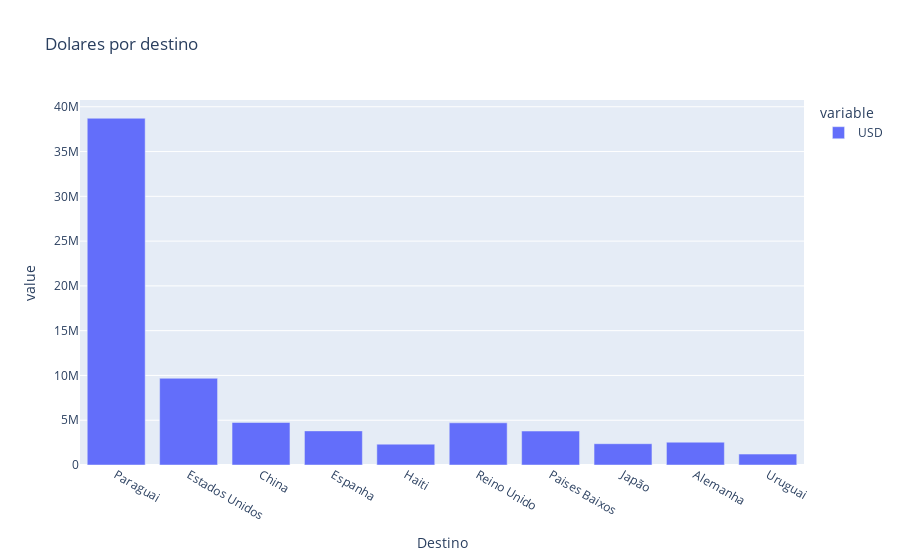

Source (notebook cell):
### Code cell
fig = px.bar(df_total_top10, x='Destino', y=['USD'], title='Dolares por destino')
fig.show()

### Figure 1 — Plotly figure (JSON) as saved in the notebook; plotly's stock layout.template omitted (floating-point values rounded to 4 significant figures)
{"data": [{"alignmentgroup": "True", "hovertemplate": "variable=USD<br>Destino=%{x}<br>value=%{y}<extra></extra>", "legendgroup": "USD", "marker": {"color": "#636efa", "pattern": {"shape": ""}}, "name": "USD", "offsetgroup": "USD", "orientation": "v", "showlegend": true, "textposition": "auto", "type": "bar", "x": ["Paraguai", "Estados Unidos", "China", "Espanha", "Haiti", "Reino Unido", "Paises Baixos", "Japão", "Alemanha", "Uruguai"], "xaxis": "x", "y": [38719031, 9684567, 4746525, 3808552, 2327208, 4711464, 3791611, 2377716, 2546394, 1219878], "yaxis": "y"}], "layout": {"barmode": "group", "legend": {"title": {"text": "variable"}, "tracegroupgap": 0}, "title": {"text": "Dolares por destino"}, "xaxis": {"anchor": "y", "domain": [0, 1], "title": {"text": "Destino"}}, "yaxis": {"anchor": "x", "domain": [0, 1], "title": {"text": "value"}}}}
